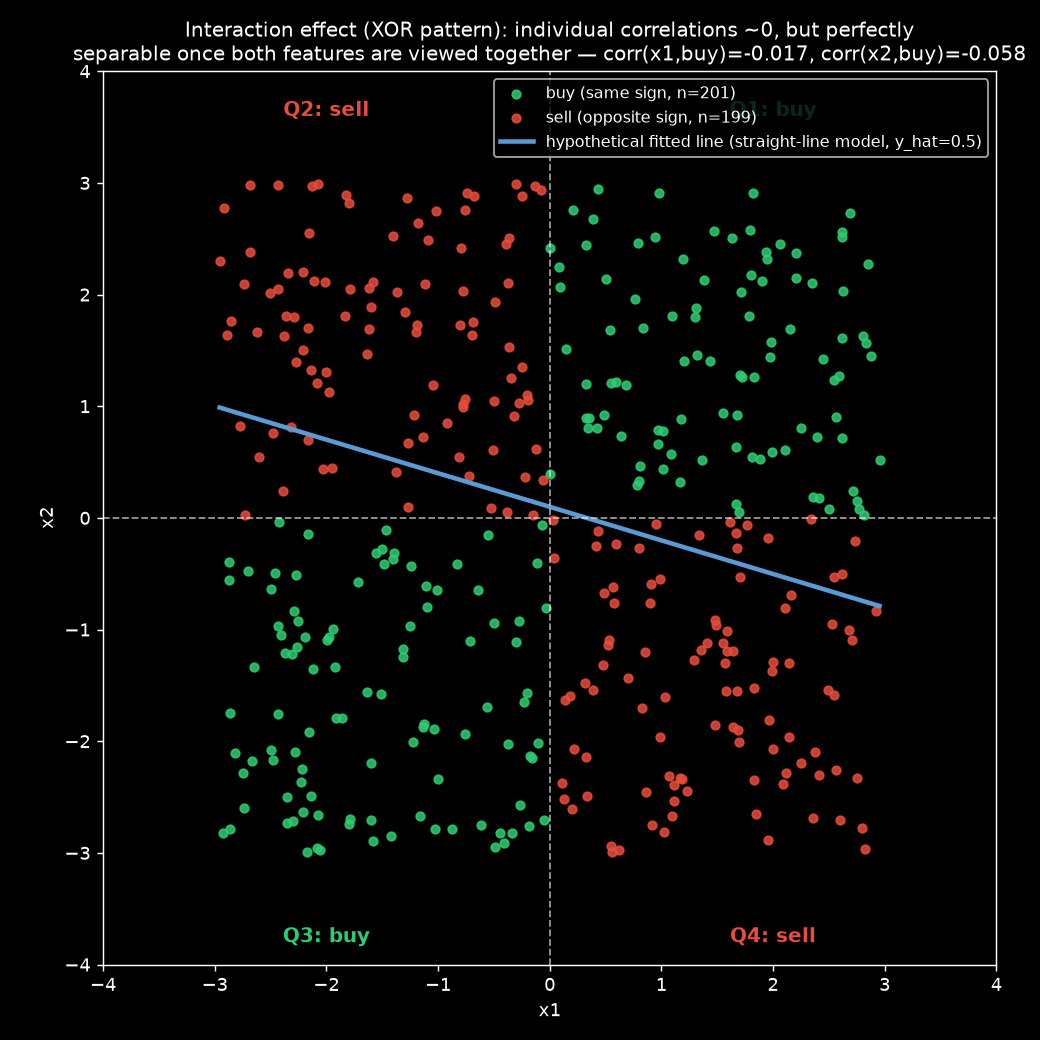

Recreate this plot in Python.
"""
Step 52 -- toy/dummy illustration (not real data) of an XOR-style interaction effect: a case
where each individual feature's correlation with the outcome is ~0, yet the outcome is PERFECTLY
separable once both features are viewed together.

Rule used to label each dummy point:
    buy (+1)  when x1 and x2 have the SAME sign   (both quadrant 1 or both quadrant 3)
    sell(-1)  when x1 and x2 have OPPOSITE signs  (quadrant 2 or quadrant 4)

Built at Saurav's request while discussing why 32_model_b_actual_direction_only.py's near-zero
individual feature correlations don't, on their own, rule out a combination/interaction effect --
this is the general-principle toy example, separate from the real Model B data.
"""
import numpy as np
import matplotlib.pyplot as plt
from sklearn.linear_model import LinearRegression

plt.style.use('dark_background')

rng = np.random.default_rng(42)
n = 400
x1 = rng.uniform(-3, 3, n)
x2 = rng.uniform(-3, 3, n)
buy = (np.sign(x1) == np.sign(x2))   # same sign -> buy, opposite sign -> sell

corr_x1 = np.corrcoef(x1, buy.astype(float))[0, 1]
corr_x2 = np.corrcoef(x2, buy.astype(float))[0, 1]
print(f"corr(x1, buy) = {corr_x1:.4f}   corr(x2, buy) = {corr_x2:.4f}   (both ~0, by construction)")

# --- Hypothetical fitted line: what a straight-line (linear) model would produce ---
# Fit buy(0/1) ~ a + b1*x1 + b2*x2 by OLS, then draw its y_hat=0.5 boundary -- same recipe as
# Model B's y_hat=0 boundary in 32_model_b_actual_direction_quadrant.png.
lin_model = LinearRegression()
lin_model.fit(np.column_stack([x1, x2]), buy.astype(float))
b1, b2 = lin_model.coef_
a = lin_model.intercept_
print(f"fitted line: a={a:.4f}, b1={b1:.4f}, b2={b2:.4f}")

fit_x1 = np.linspace(x1.min(), x1.max(), 200)
fit_x2 = (0.5 - a - b1 * fit_x1) / b2
mask_fit = (fit_x2 >= x2.min()) & (fit_x2 <= x2.max())

COLOR_BUY = '#2ecc71'
COLOR_SELL = '#e74c3c'

fig, ax = plt.subplots(figsize=(8, 8))

ax.scatter(x1[buy], x2[buy], color=COLOR_BUY, s=22, label=f'buy (same sign, n={buy.sum()})', alpha=0.85)
ax.scatter(x1[~buy], x2[~buy], color=COLOR_SELL, s=22, label=f'sell (opposite sign, n={(~buy).sum()})', alpha=0.85)

ax.plot(fit_x1[mask_fit], fit_x2[mask_fit], color='#5b9bd5', linewidth=2.5,
        label='hypothetical fitted line (straight-line model, y_hat=0.5)')

ax.axhline(0, color='white', linewidth=1, linestyle='--', alpha=0.6)
ax.axvline(0, color='white', linewidth=1, linestyle='--', alpha=0.6)

ax.set_xlim(-4, 4)
ax.set_ylim(-4, 4)

# Quadrant labels
ax.text(2.0, 3.6, 'Q1: buy', color=COLOR_BUY, fontsize=11, ha='center', weight='bold')
ax.text(-2.0, 3.6, 'Q2: sell', color=COLOR_SELL, fontsize=11, ha='center', weight='bold')
ax.text(-2.0, -3.8, 'Q3: buy', color=COLOR_BUY, fontsize=11, ha='center', weight='bold')
ax.text(2.0, -3.8, 'Q4: sell', color=COLOR_SELL, fontsize=11, ha='center', weight='bold')

ax.set_xlabel('x1')
ax.set_ylabel('x2')
ax.set_title(f"Interaction effect (XOR pattern): individual correlations ~0, but perfectly\n"
             f"separable once both features are viewed together — corr(x1,buy)={corr_x1:.3f}, "
             f"corr(x2,buy)={corr_x2:.3f}", fontsize=11)
ax.legend(loc='upper right', fontsize=9)
ax.set_aspect('equal')

plt.tight_layout()
plt.savefig('/home/ubuntu/CodePonting/Algo_Trading/Framework_V2/scripts/trials/regime_model/memlabs/52_mathmode_xor_interaction_quadrant_example.png', dpi=130)
print('Saved 52_mathmode_xor_interaction_quadrant_example.png')
